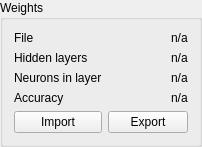
       <widget class="QGroupBox" name="groupBox_7">
        <property name="title">
         <string>Weights</string>
        </property>
        <layout class="QGridLayout" name="gridLayout_3">
         <item row="1" column="0">
          <widget class="QLabel" name="label_3">
           <property name="text">
            <string>Hidden layers</string>
           </property>
          </widget>
         </item>
         <item row="0" column="1" alignment="Qt::AlignRight">
          <widget class="QLabel" name="weightsFileLabel">
           <property name="text">
            <string>n/a</string>
           </property>
           <property name="scaledContents">
            <bool>false</bool>
           </property>
           <property name="wordWrap">
            <bool>false</bool>
           </property>
          </widget>
         </item>
         <item row="4" column="0">
          <widget class="QPushButton" name="weigthsImportButton">
           <property name="text">
            <string>Import</string>
           </property>
          </widget>
         </item>
         <item row="3" column="1" alignment="Qt::AlignRight">
          <widget class="QLabel" name="weightsPrecisionLabel">
           <property name="text">
            <string>n/a</string>
           </property>
          </widget>
         </item>
         <item row="4" column="1">
          <widget class="QPushButton" name="weightsExportButton">
           <property name="text">
            <string>Export</string>
           </property>
          </widget>
         </item>
         <item row="1" column="1" alignment="Qt::AlignRight">
          <widget class="QLabel" name="hiddenLayersLabel">
           <property name="text">
            <string>n/a</string>
           </property>
          </widget>
         </item>
         <item row="0" column="0">
          <widget class="QLabel" name="label_2">
           <property name="text">
            <string>File</string>
           </property>
          </widget>
         </item>
         <item row="2" column="1" alignment="Qt::AlignRight">
          <widget class="QLabel" name="neuronsInLayerLabel">
           <property name="text">
            <string>n/a</string>
           </property>
          </widget>
         </item>
         <item row="2" column="0">
          <widget class="QLabel" name="label_4">
           <property name="text">
            <string>Neurons in layer</string>
           </property>
          </widget>
         </item>
         <item row="3" column="0">
          <widget class="QLabel" name="label_5">
           <property name="text">
            <string>Accuracy</string>
           </property>
          </widget>
         </item>
        </layout>
       </widget>
